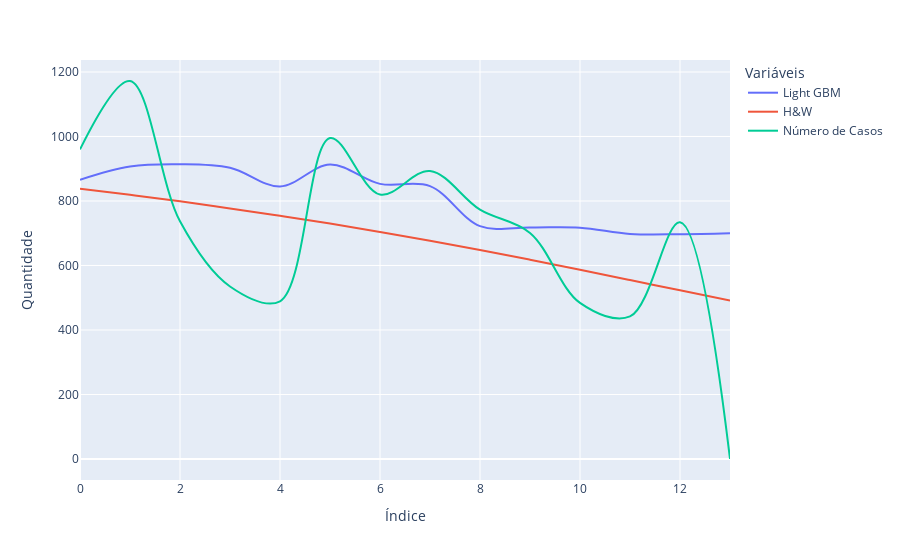

Notebook code cell kept with this figure:
### Code cell
fig = px.line(y=[y_pred_lgbm.round(), y_test, data_from_newCases['newCases'][-14:]], line_shape='spline', labels={'variable': 'Variáveis', 'index': 'Índice', 'value': 'Quantidade'})

customLegend(fig=fig,nameSwap = {'wide_variable_0': 'Light GBM', 'wide_variable_1': 'H&W', 'wide_variable_2': 'Número de Casos'})

### Figure 1 — Plotly figure (JSON) as saved in the notebook; plotly's stock layout.template omitted (floating-point values rounded to 4 significant figures)
{"data": [{"hovertemplate": "Variáveis=wide_variable_0<br>Índice=%{x}<br>Quantidade=%{y}<extra></extra>", "legendgroup": "wide_variable_0", "line": {"color": "#636efa", "dash": "solid", "shape": "spline"}, "mode": "lines", "name": "Light GBM", "orientation": "v", "showlegend": true, "type": "scatter", "x": [0, 1, 2, 3, 4, 5, 6, 7, 8, 9, 10, 11, 12, 13], "xaxis": "x", "y": [866, 907, 914, 903, 845, 913, 853, 846, 722, 718, 717, 698, 697, 700], "yaxis": "y"}, {"hovertemplate": "Variáveis=wide_variable_1<br>Índice=%{x}<br>Quantidade=%{y}<extra></extra>", "legendgroup": "wide_variable_1", "line": {"color": "#EF553B", "dash": "solid", "shape": "spline"}, "mode": "lines", "name": "H&W", "orientation": "v", "showlegend": true, "type": "scatter", "x": [0, 1, 2, 3, 4, 5, 6, 7, 8, 9, 10, 11, 12, 13], "xaxis": "x", "y": [838, 819, 799, 777, 754, 730, 704, 677, 648, 618, 587, 555, 523, 491], "yaxis": "y"}, {"hovertemplate": "Variáveis=wide_variable_2<br>Índice=%{x}<br>Quantidade=%{y}<extra></extra>", "legendgroup": "wide_variable_2", "line": {"color": "#00cc96", "dash": "solid", "shape": "spline"}, "mode": "lines", "name": "Número de Casos", "orientation": "v", "showlegend": true, "type": "scatter", "x": [0, 1, 2, 3, 4, 5, 6, 7, 8, 9, 10, 11, 12, 13], "xaxis": "x", "y": [960, 1172, 737, 535, 489, 995, 820, 893, 773, 701, 484, 442, 734, 0], "yaxis": "y"}], "layout": {"legend": {"title": {"text": "Variáveis"}, "tracegroupgap": 0}, "margin": {"t": 60}, "xaxis": {"anchor": "y", "domain": [0, 1], "title": {"text": "Índice"}}, "yaxis": {"anchor": "x", "domain": [0, 1], "title": {"text": "Quantidade"}}}}
